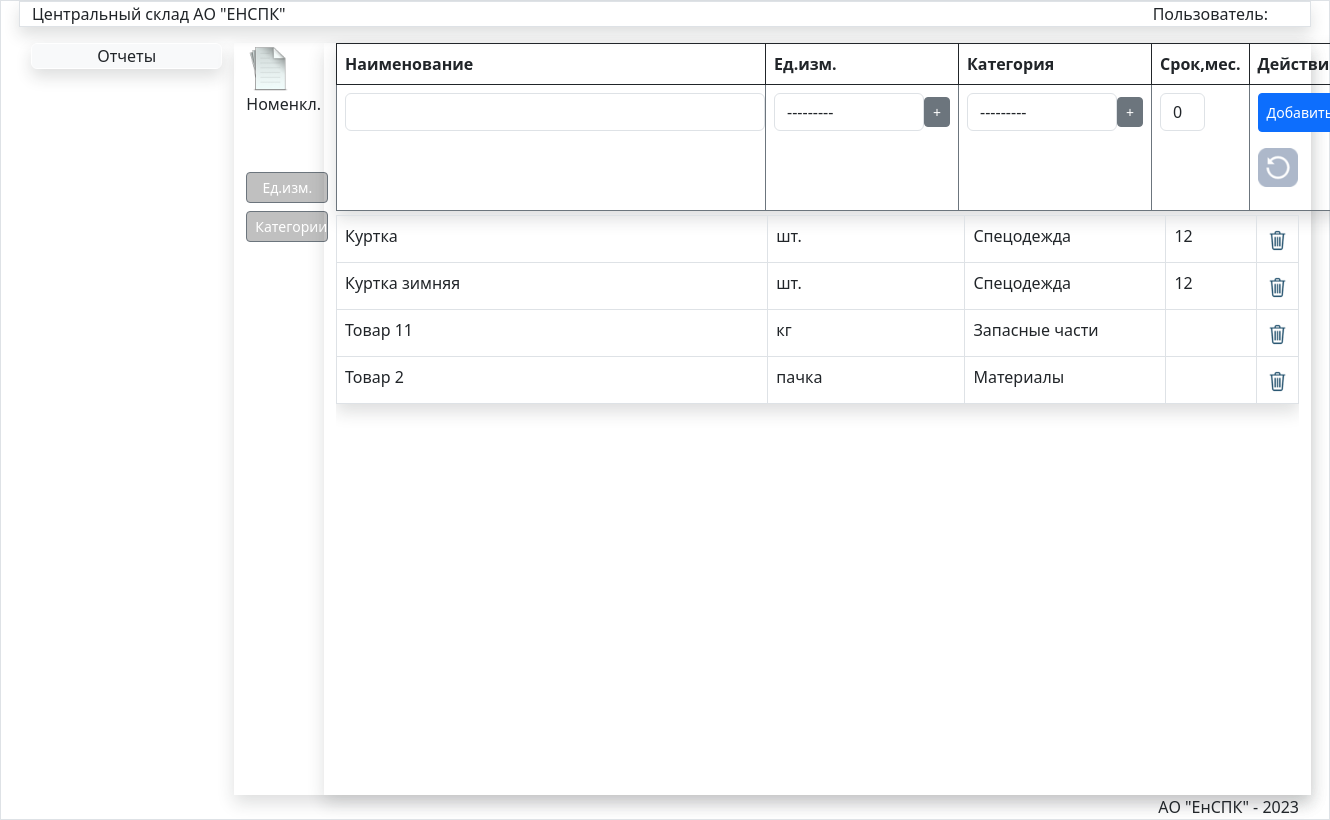
Screenshot of /nom/ with the database file from the repository.
### store/models.py (models this page shows, shortened)
class Nom(models.Model):
    title = models.CharField(max_length=150, verbose_name='Наименование', unique=True)
    izm=models.ForeignKey(Unit,verbose_name='Ед.изм.',on_delete=models.PROTECT)
    category = models.ForeignKey(Category, verbose_name='Категория', on_delete=models.PROTECT)
    srok=models.IntegerField(blank=True,default=0)
    updated_at = models.DateTimeField(auto_now=True, verbose_name='Создан')
    created_at = models.DateTimeField(auto_now_add=True, verbose_name='Обновлен')
    class Meta:
        verbose_name = 'Номенклатура'
        verbose_name_plural = 'Номенклатура'
        ordering = ['title', ]

class Unit(models.Model):
    title = models.CharField(max_length=100,verbose_name='Наименование',unique=True)
    def __str__(self):
        return self.title
    class Meta:
        verbose_name='Единица измерения'
        verbose_name_plural='Единицы измерения'
        ordering=['title',]

class Category(models.Model):
    title = models.CharField(max_length=100, verbose_name='Наименование категории',unique=True)
    def __str__(self):
        return self.title
    class Meta:
        verbose_name='Категория'
        verbose_name_plural='Категории'
        ordering=['title',]

### store/views.py (the view)
# urls.py: path('nom/', NomList, name='NomList'),
def NomList(request):
   unit=Nom.objects.all()
   if request.method == 'POST':
       form=NomForm(request.POST)
       form2=UnitForm(request.POST)
       print(request.POST)
       if form.is_valid():
           form.save()
           return redirect('NomList')
       if form2.is_valid():
           form2.save()
           return redirect('NomList')
   else:
       form=NomForm()
       form2=UnitForm()
       return render(request,'store/spr/NomList.html',{'title':"Номенклатура",'unit':unit,'form':form,'form2':form2,
   'btn_caption': 'Добавить', 'brd_class': 'border-secondary',
   'btn_class': 'btn-primary', 'pic_label': 'Номенкл.',
   'base_url': 'NomList', 'update_url': 'NomUpdate',
   'delete_url': 'NomDelete'})

### store/forms.py
class NomForm(forms.ModelForm):
   class Meta:
      model = Nom
      fields = ['title','izm','category','srok']
      widgets = {
    'title': forms.TextInput(attrs={'class': 'form-control', 'style': 'width:420px;'}),
    'izm': forms.Select(attrs={'class': 'form-control', 'style': 'width:150px;margin:0;'}),
    'category': forms.Select(attrs={'class': 'form-control', 'style': 'width:150px;'}),
     'srok': forms.TextInput(attrs={'class': 'form-control', 'style': 'width:45px;padding-right:0'}),
         }

class UnitForm(forms.ModelForm):
   class Meta:
      model = Unit
      fields = ['title']
      widgets = {
      'title': forms.TextInput(attrs={'class':'form-control','style':'width:945px;'}),
      }

### store/templates/store/spr/NomList.html (shortened to what this page needs)
{% extends 'store/menu.html' %}
{% load static %}
{% block DataArea %}
<form action="" method="post" id="mainform">
<div class="row">
    <div class="col-md-1  "><img src="{% static '/images/report.png' %}" class="miniature_sprav mt-1 ">{{pic_label}}
<div class="linkdiv">
        <a href="#" class="btn btn-secondary  btn-sm mb-2 mt-5 linkbtn" type="button" data-bs-toggle="modal" data-bs-target="#exampleModal">  Ед.изм.</a>
        <a href="#" class="btn btn-secondary btn-sm linkbtn">Категории</a>
</div>
    </div>
<div class="col-md-11 mx-auto shadow ">
<table class="table  shadow mb-1">
 <thead>
    <tr class="">
        <th class="border border-dark" >Наименование</th>
        <th colspan="2" class="border border-dark border-end-0" >Ед.изм.</th>
        <th class="border border-dark border-start-0" ></th>
        <th class="border border-dark border-end-0" >Категория</th>
        <th class="border border-dark border-start-0" ></th>
        <th class="border border-dark" title="Только для спецодежды" style="width:40px;">Срок,мес.</th>
        <th class=" border border-dark" colspan="2">Действие</th>
    </tr>
 </thead>
    <div>
    <td class=" {{brd_class}} border border-end-0 " style="padding-right:0px;"  > {{ form.title}} </td>
    <td class="{{brd_class}}  border border-end-0" colspan="2" style="padding-right:0px;"> {{form.izm}}</td>
        <td style="padding-left:0; " class=" {{brd_class}} border border-start-0"><a href="#" class="btn btn-secondary btn-sm mt-1" style="height:30px;" >+</a></td>
     <td class=" {{brd_class}} border border-end-0" style="padding-right:0px;"> {{ form.category}}</td>
     <td style="padding-left:0;" class=" {{brd_class}} border border-start-0"><a href="#" class="btn btn-secondary btn-sm mt-1" style="height:30px;" >+</a></td>
     <td style="padding-right:0;" class=" {{brd_class}} border text-center pr-0" title="Только для спецодежды" > {{ form.srok}}</td>
<td class="pt-2 border {{brd_class}} "> <button type="submit" class="btn {{btn_class}} btn btn-sm mb-3 pt-2 pb-2 bt-3 " form="mainform"  >
    {{btn_caption}}</button>
       <a href="{% url base_url %}"  ><img src="{% static '/images/update.png' %}" class="btnupdate"><a>
</form>
<div class="scrolltable2">
<table class="table shadow table-bordered mt-0">
<tbody>
    {% for item in unit %}
<tr>
<td style="width:460px;">
<a href="{% url update_url item.pk %}" class=" text-dark  ">{{item.title}}</a>
</td>
<td style="width:208px;">{{item.izm}}</td>
 <td style="width:208px;">{{item.category}}</td>
 <td style="width:95px;">
{% if item.srok != 0 %}
      {{item.srok}}
      {% endif %}
</td>
<td class="text-center">
    <a href="{% url delete_url item.pk %}" class="lead text-dark  ">
    <img src="{% static '/images/del.png' %}" class="miniature2"></td></a>
</tr>
{% endfor %}
</tbody>
</table>
</div>
</div>
</div>
{% endblock DataArea %}

### store/static/css/my.css (style rules this page uses)
.miniature2 { width:25px; }
a { text-decoration:none; }
.scrolltable2 { display:block; overflow-y: auto; height:72.5vh; }
.miniature_sprav { width:45px; float:left; }
.btnupdate { width:40px; padding:0; margin-bottom:15px; }
.linkbtn { width:82px; background-color:Silver; }
.linkdiv { margin-top:8px; }

### rows the page displays
Nom: title "Куртка", izm "шт.", category "Спецодежда", srok "12"
Nom: title "Куртка зимняя", izm "шт.", category "Спецодежда", srok "12"
Nom: title "Товар 11", izm "кг", category "Запасные части"
Nom: title "Товар 2", izm "пачка", category "Материалы"

### other values shown
{{ pic_label }} "Номенкл."
